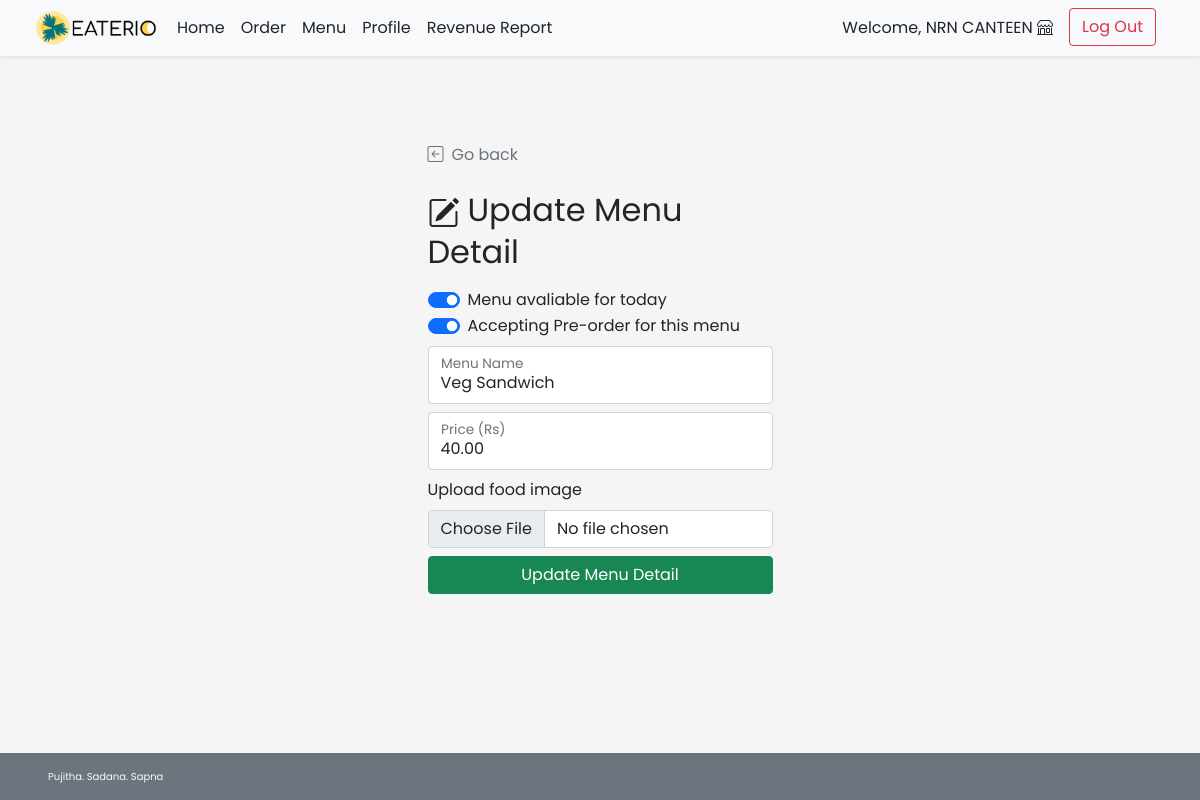
Screenshot of /shop/shop_menu_edit.php?f_id=35 (signed in) with the database file from the repository.
### tables this page shows
CREATE TABLE `food` (
  `f_id` int(11) NOT NULL,
  `s_id` int(11) NOT NULL,
  `f_name` varchar(100) NOT NULL,
  `f_price` decimal(6,2) NOT NULL,
  `f_todayavail` tinyint(4) NOT NULL DEFAULT 1 COMMENT 'Food is available to order or not',
  `f_preorderavail` tinyint(4) NOT NULL DEFAULT 1,
  `f_pic` text DEFAULT NULL
);

### shop/shop_menu_edit.php (the view, shortened to what this page needs)
<!DOCTYPE html>
<html lang="en">
<head>
    <?php
        include("../conn_db.php");
        include('../head.php');
    ?>
    <link href="../css/main.css" rel="stylesheet">
    <link href="../css/login.css" rel="stylesheet">
</head>
<body class="d-flex flex-column h-100">
    <?php include('nav_header_shop.php')?>
    <div class="container form-signin mt-auto w-50">
        <a class="nav nav-item text-decoration-none text-muted" href="#" onclick="history.back();">
            <i class="bi bi-arrow-left-square me-2"></i>Go back
        </a>
        <?php
            $f_id = $_GET["f_id"];
            $query = "SELECT * FROM food WHERE f_id = {$f_id} LIMIT 0,1";
            $result = $mysqli ->query($query);
            $row = $result -> fetch_array();
        ?>
        <form method="POST" action="shop_menu_edit.php" class="form-floating" enctype="multipart/form-data">
            <h2 class="mt-4 mb-3 fw-normal text-bold"><i class="bi bi-pencil-square me-2"></i>Update Menu Detail</h2>
            <div class="form-check form-switch">
                <input class="form-check-input" type="checkbox" id="f_todayavail"
                name="f_todayavail" <?php if($row["f_todayavail"]){echo "checked";} ?>>
                <label class="form-check-label" for="f_todayavail">Menu avaliable for today</label>
            </div>
            <div class="form-check form-switch mb-2">
                <input class="form-check-input" type="checkbox" id="f_preorderavail" name="f_preorderavail" <?php if($row["f_preorderavail"]){echo "checked";} ?>>
                <label class="form-check-label" for="f_preorderavail">Accepting Pre-order for this menu</label>
            </div>
            <div class="form-floating mb-2">
                <input type="text" class="form-control" id="f_name" placeholder="f_name" name="f_name"
                value="<?php echo $row["f_name"];?>" required>
                <label for="f_name">Menu Name</label>
            </div>
            <div class="form-floating mb-2">
                <input type="number" step=".25" min="0.00" max="999.75" class="form-control" id="f_price" placeholder="Price (Rs)" value="<?php echo $row["f_price"];?>" name="f_price" required>
                <label for="f_price">Price (Rs)</label>
            </div>
            <div class="mb-2">
                <label for="formFile" class="form-label">Upload food image</label>
                <input class="form-control" type="file" id="f_pic" name="f_pic" accept="image/*">
            </div>
            <button class="w-100 btn btn-success mb-3" name="upd_confirm" type="submit">Update Menu Detail</button>
        </form>
    </div>
    <footer
    class="footer d-flex flex-wrap justify-content-between align-items-center px-5 py-3 mt-auto bg-secondary text-light">
        <span class="xsmall-font">Pujitha. Sadana. Sapna</span></span>
    </footer>
</body>
</html>

### css/main.css (style rules this page uses)
html { height: 100%; }
body { height: 100%; padding-top: 4rem; margin-bottom: -50px; font-family: 'Poppins', 'Noto Sans Thai', sans-serif; }
a { cursor: pointer; }
.bi { vertical-align: -.125em; fill: currentColor; }
.xsmall-font { font-size: x-small; }

### css/login.css (style rules this page uses)
html, body { height: 100%; font-family: 'Poppins', 'Noto Sans Thai', sans-serif; }
body { background-color: #f5f5f5; padding-top: 4rem; margin-bottom: -50px; }
.form-signin { width: 100%; max-width: 375px; padding: 15px; margin: auto; }
.xsmall-font { font-size: x-small; }

### rows the page displays
food: f_todayavail "☑", f_preorderavail "☑", f_name "Veg Sandwich", f_price "40.00"

### other values shown
$_SESSION['shopname'] "NRN CANTEEN"
